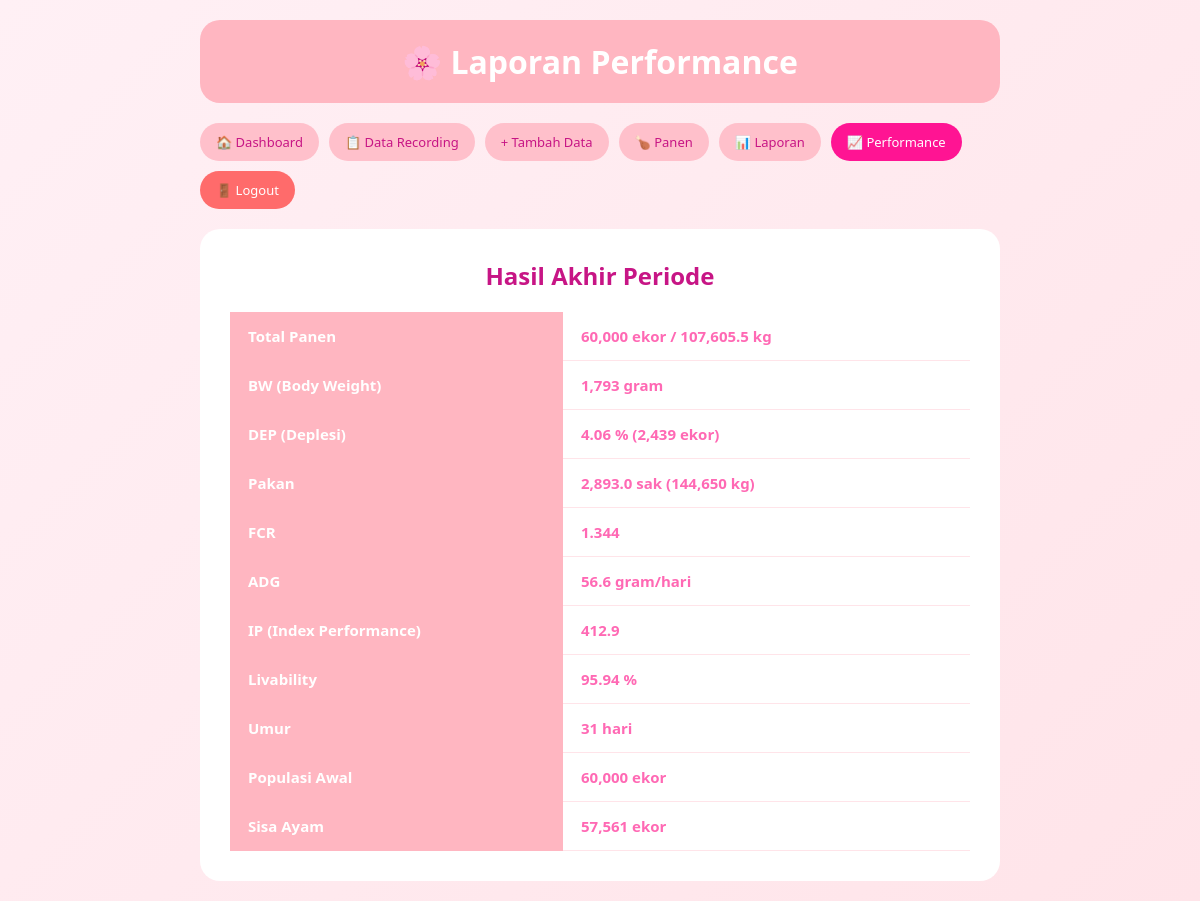
Page /recording-ayam/performance.php (signed in) on the committed database.
### tables this page shows
CREATE TABLE `recording` (
  `id` int(11) NOT NULL,
  `tanggal` date NOT NULL,
  `umur` int(11) DEFAULT 0,
  `ayam_masuk` int(11) DEFAULT 0,
  `mati` int(11) DEFAULT 0,
  `afkir` int(11) DEFAULT 0,
  `sisa_ayam` int(11) DEFAULT 0,
  `body_weight` decimal(10,2) DEFAULT 0.00,
  `masuk_sb10` decimal(10,2) DEFAULT 0.00,
  `masuk_sb11` decimal(10,2) DEFAULT 0.00,
  `masuk_sb12` decimal(10,2) DEFAULT 0.00,
  `pakan_sb10` decimal(10,2) DEFAULT 0.00,
  `pakan_sb11` decimal(10,2) DEFAULT 0.00,
  `pakan_sb12` decimal(10,2) DEFAULT 0.00,
  `total_pakan` decimal(10,2) DEFAULT 0.00,
  `keterangan` text DEFAULT NULL,
  `created_at` timestamp NOT NULL DEFAULT current_timestamp()
);

### recording-ayam/performance.php (the view, shortened to what this page needs)
<?php
include 'koneksi.php';
$q_awal = mysqli_query($koneksi, "SELECT ayam_masuk FROM recording WHERE ayam_masuk > 0 ORDER BY tanggal ASC LIMIT 1");
$populasi_awal = mysqli_fetch_assoc($q_awal)['ayam_masuk'] ?? 0;
$dep = mysqli_fetch_assoc(mysqli_query($koneksi, "SELECT SUM(mati) as mati, SUM(afkir) as afkir FROM recording"));
$total_deplesi = ($dep['mati'] ?? 0) + ($dep['afkir'] ?? 0);
$dep_persen = ($populasi_awal > 0) ? ($total_deplesi / $populasi_awal) * 100 : 0;
$total_pakan_sak = mysqli_fetch_assoc(mysqli_query($koneksi, "SELECT SUM(total_pakan) as t FROM recording"))['t'] ?? 0;
$total_pakan_kg = $total_pakan_sak * 50;
$panen = mysqli_fetch_assoc(mysqli_query($koneksi, "SELECT SUM(jumlah_ekor) as ekor, SUM(total_kg) as kg FROM panen"));
$total_panen_ekor = $panen['ekor'] ?? 0;
$total_panen_kg = $panen['kg'] ?? 0;
$rata_bw = ($total_panen_ekor > 0) ? ($total_panen_kg * 1000) / $total_panen_ekor : 0;
$umur = mysqli_fetch_assoc(mysqli_query($koneksi, "SELECT umur FROM recording ORDER BY tanggal DESC LIMIT 1"))['umur'] ?? 0;
$livability = ($populasi_awal > 0) ? (($populasi_awal - $total_deplesi) / $populasi_awal) * 100 : 0;
$fcr = ($total_panen_kg > 0) ? $total_pakan_kg / $total_panen_kg : 0;
$adg = ($umur > 0) ? ($rata_bw - 40) / $umur : 0;
$ip = ($fcr > 0 && $umur > 0) ? ($livability * ($rata_bw/1000)) / ($fcr * $umur) * 100 : 0;
$sisa_ayam = mysqli_fetch_assoc(mysqli_query($koneksi, "SELECT sisa_ayam FROM recording ORDER BY tanggal DESC LIMIT 1"))['sisa_ayam'] ?? 0;
?>
<!DOCTYPE html>
<html lang="id">
<head>
</head>
<body>
    <div class="container">
        <header><h1>🌸 Laporan Performance</h1></header>
        <div class="menu">
            <a href="dashboard.php" class="btn btn-secondary">🏠 Dashboard</a>
            <a href="index.php" class="btn btn-secondary">📋 Data Recording</a>
            <a href="tambah.php" class="btn btn-secondary">+ Tambah Data</a>
            <a href="panen.php" class="btn btn-secondary">🍗 Panen</a>
            <a href="laporan.php" class="btn btn-secondary">📊 Laporan</a>
            <a href="performance.php" class="btn btn-active">📈 Performance</a>
            <a href="logout.php" class="btn btn-logout">🚪 Logout</a>
        </div>
        <div class="card">
            <h2>Hasil Akhir Periode</h2>
            <table>
                <tr><th>Total Panen</th><td><?= number_format($total_panen_ekor) ?> ekor / <?= number_format($total_panen_kg,1) ?> kg</td></tr>
                <tr><th>BW (Body Weight)</th><td><?= number_format($rata_bw,0) ?> gram</td></tr>
                <tr><th>DEP (Deplesi)</th><td><?= number_format($dep_persen,2) ?> % (<?= number_format($total_deplesi) ?> ekor)</td></tr>
                <tr><th>Pakan</th><td><?= number_format($total_pakan_sak,1) ?> sak (<?= number_format($total_pakan_kg) ?> kg)</td></tr>
                <tr><th>FCR</th><td><?= number_format($fcr,3) ?></td></tr>
                <tr><th>ADG</th><td><?= number_format($adg,1) ?> gram/hari</td></tr>
                <tr><th>IP (Index Performance)</th><td><?= number_format($ip,1) ?></td></tr>
                <tr><th>Livability</th><td><?= number_format($livability,2) ?> %</td></tr>
                <tr><th>Umur</th><td><?= $umur ?> hari</td></tr>
                <tr><th>Populasi Awal</th><td><?= number_format($populasi_awal) ?> ekor</td></tr>
                <tr><th>Sisa Ayam</th><td><?= number_format($sisa_ayam) ?> ekor</td></tr>
            </table>
        </div>
    </div>
</body>
</html>

### recording-ayam/performance.php (style rules this page uses)
* { margin:0; padding:0; box-sizing:border-box; font-family:'Segoe UI',sans-serif; }
body { background:linear-gradient(135deg,#fff0f5,#ffe4e9); min-height:100vh; padding:20px; }
.container { max-width:800px; margin:0 auto; }
header { background:#ffb6c1; color:white; padding:20px; border-radius:20px; text-align:center; margin-bottom:20px; }
.menu { display:flex; gap:10px; margin-bottom:20px; flex-wrap:wrap; }
.btn { background:#ff69b4; color:white; padding:10px 16px; border-radius:30px; text-decoration:none; font-size:13px; }
.btn-secondary { background:#ffc0cb; color:#c71585; }
.btn-active { background:#ff1493; }
.btn-logout { background:#ff6b6b; }
.card { background:white; border-radius:20px; padding:30px; }
h2 { color:#c71585; text-align:center; margin-bottom:20px; }
table { width:100%; border-collapse:collapse; font-size:15px; }
th { background:#ffb6c1; color:white; padding:14px 18px; text-align:left; width:45%; }
td { padding:14px 18px; border-bottom:1px solid #ffe4e9; font-weight:600; color:#ff69b4; }

### rows in the picture
recording: umur "31", sisa_ayam "57,561"
recording: ayam_masuk "60,000"

### other values in the picture
$total_panen_ekor "60,000"
$total_panen_kg "107,605.5"
$rata_bw "1,793"
$dep_persen "4.06"
$total_deplesi "2,439"
$total_pakan_sak "2,893.0"
$total_pakan_kg "144,650"
$fcr "1.344"
$adg "56.6"
$ip "412.9"
$livability "95.94"
